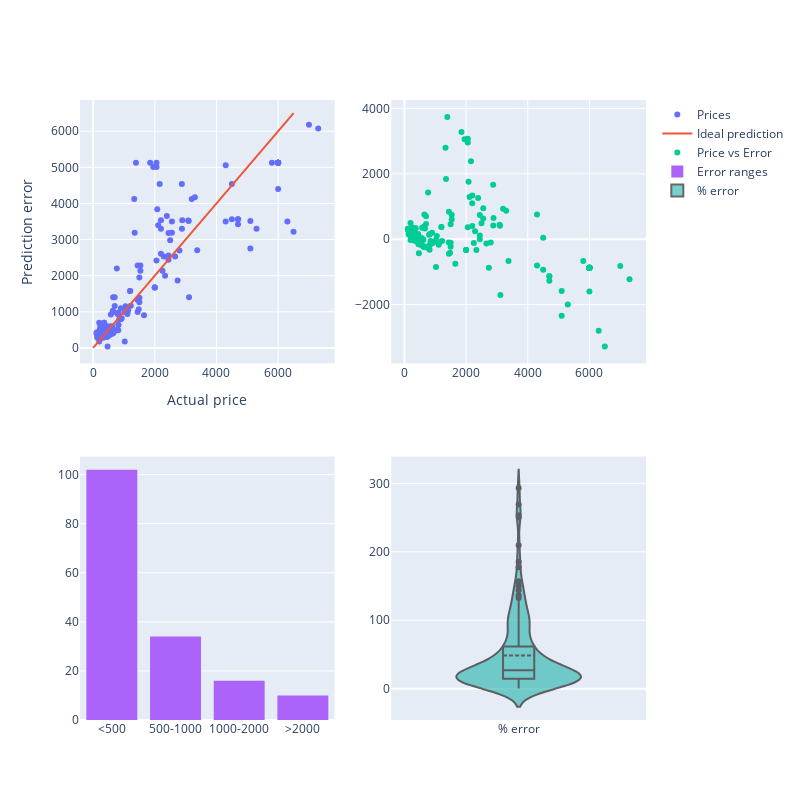

Source (notebook cell):
### Code cell
predict(clf1, 50, X1_test, y1_test)
predict(clf1, 100, X1_test, y1_test)
predict(clf1, 150, X1_test, y1_test)
plotly_predictions(clf1, X1_test, y1_test)

### Figure 1 — Plotly figure (JSON) as saved in the notebook; plotly's stock layout.template omitted (floating-point values rounded to 4 significant figures; data arrays with more than 128 entries replaced by an {"elided": "..."} marker saying what was removed)
{"data": [{"mode": "markers", "name": "Prices", "type": "scatter", "x": {"elided": "162 int values"}, "y": {"elided": "162 float values"}}, {"mode": "lines", "name": "Ideal prediction", "type": "scatter", "x": [0, 6500], "y": [0, 6500]}, {"mode": "markers", "name": "Price vs Error", "type": "scatter", "x": {"elided": "162 int values"}, "xaxis": "x2", "y": {"elided": "162 float values"}, "yaxis": "y2"}, {"histfunc": "count", "name": "Error ranges", "type": "histogram", "x": {"elided": "162 str values"}, "xaxis": "x3", "yaxis": "y3"}, {"box": {"visible": true}, "fillcolor": "lightseagreen", "line": {"color": "black"}, "meanline": {"visible": true}, "name": "% error", "opacity": 0.6, "type": "violin", "xaxis": "x4", "y": {"elided": "162 float values"}, "yaxis": "y4"}], "layout": {"autosize": false, "height": 800, "width": 800, "xaxis": {"anchor": "y", "categoryarray": ["<500", "500-1000", "1000-2000", ">2000"], "categoryorder": "array", "domain": [0, 0.45], "title": {"text": "Actual price"}}, "xaxis2": {"anchor": "y2", "categoryarray": ["<500", "500-1000", "1000-2000", ">2000"], "categoryorder": "array", "domain": [0.55, 1]}, "xaxis3": {"anchor": "y3", "categoryarray": ["<500", "500-1000", "1000-2000", ">2000"], "categoryorder": "array", "domain": [0, 0.45]}, "xaxis4": {"anchor": "y4", "categoryarray": ["<500", "500-1000", "1000-2000", ">2000"], "categoryorder": "array", "domain": [0.55, 1]}, "yaxis": {"anchor": "x", "domain": [0.575, 1], "title": {"text": "Prediction error"}}, "yaxis2": {"anchor": "x2", "domain": [0.575, 1]}, "yaxis3": {"anchor": "x3", "domain": [0, 0.425]}, "yaxis4": {"anchor": "x4", "domain": [0, 0.425]}}}
